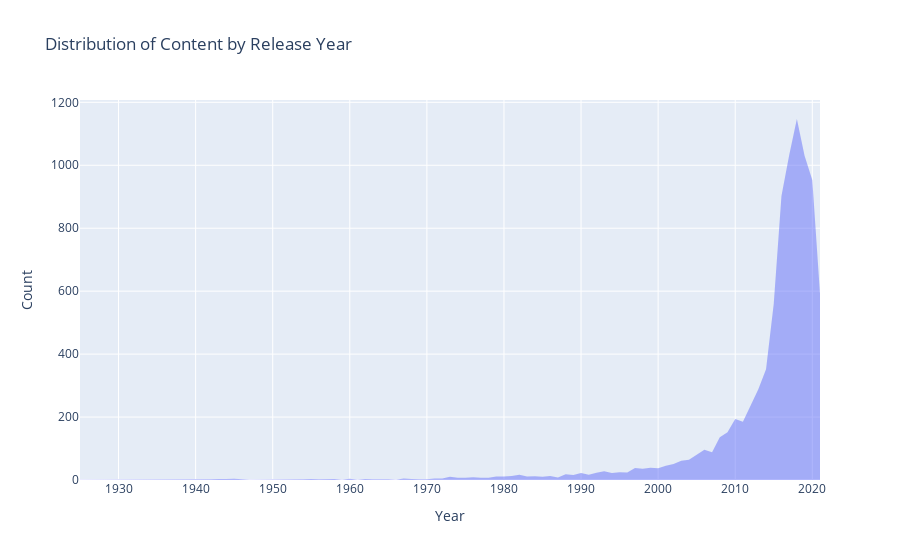

Here is the notebook cell this chart was saved with:
### Markdown cell above
### TIME ANALYSIS

### Code cell
year_counts=df['release_year'].value_counts().sort_index()
fig = go.Figure()

fig.add_trace(go.Scatter(
    x=year_counts.index,
    y=year_counts.values,
    mode='none',
    fill='tozeroy',
    hovertemplate='Year: %{x}<br>Count: %{y}<extra></extra>',
    name='Count'
))

# Customize the axes labels and title
fig.update_layout(
    xaxis=dict(title='Year'),
    yaxis=dict(title='Count'),
    title='Distribution of Content by Release Year'
)
fig.show()

### Figure 1 — Plotly figure (JSON) as saved in the notebook; plotly's stock layout.template omitted (floating-point values rounded to 4 significant figures)
{"data": [{"fill": "tozeroy", "hovertemplate": "Year: %{x}<br>Count: %{y}<extra></extra>", "mode": "none", "name": "Count", "type": "scatter", "x": [1925, 1942, 1943, 1944, 1945, 1946, 1947, 1954, 1955, 1956, 1958, 1959, 1960, 1961, 1962, 1963, 1964, 1965, 1966, 1967, 1968, 1969, 1970, 1971, 1972, 1973, 1974, 1975, 1976, 1977, 1978, 1979, 1980, 1981, 1982, 1983, 1984, 1985, 1986, 1987, 1988, 1989, 1990, 1991, 1992, 1993, 1994, 1995, 1996, 1997, 1998, 1999, 2000, 2001, 2002, 2003, 2004, 2005, 2006, 2007, 2008, 2009, 2010, 2011, 2012, 2013, 2014, 2015, 2016, 2017, 2018, 2019, 2020, 2021], "y": [1, 2, 3, 3, 4, 2, 1, 2, 3, 2, 3, 1, 4, 1, 3, 2, 2, 2, 1, 5, 3, 2, 2, 5, 5, 10, 7, 7, 9, 7, 7, 11, 11, 13, 17, 11, 12, 10, 13, 8, 18, 16, 22, 17, 23, 28, 22, 25, 24, 38, 36, 39, 37, 45, 51, 61, 64, 80, 96, 88, 136, 152, 194, 185, 237, 288, 352, 560, 902, 1032, 1147, 1030, 953, 592]}], "layout": {"title": {"text": "Distribution of Content by Release Year"}, "xaxis": {"title": {"text": "Year"}}, "yaxis": {"title": {"text": "Count"}}}}
